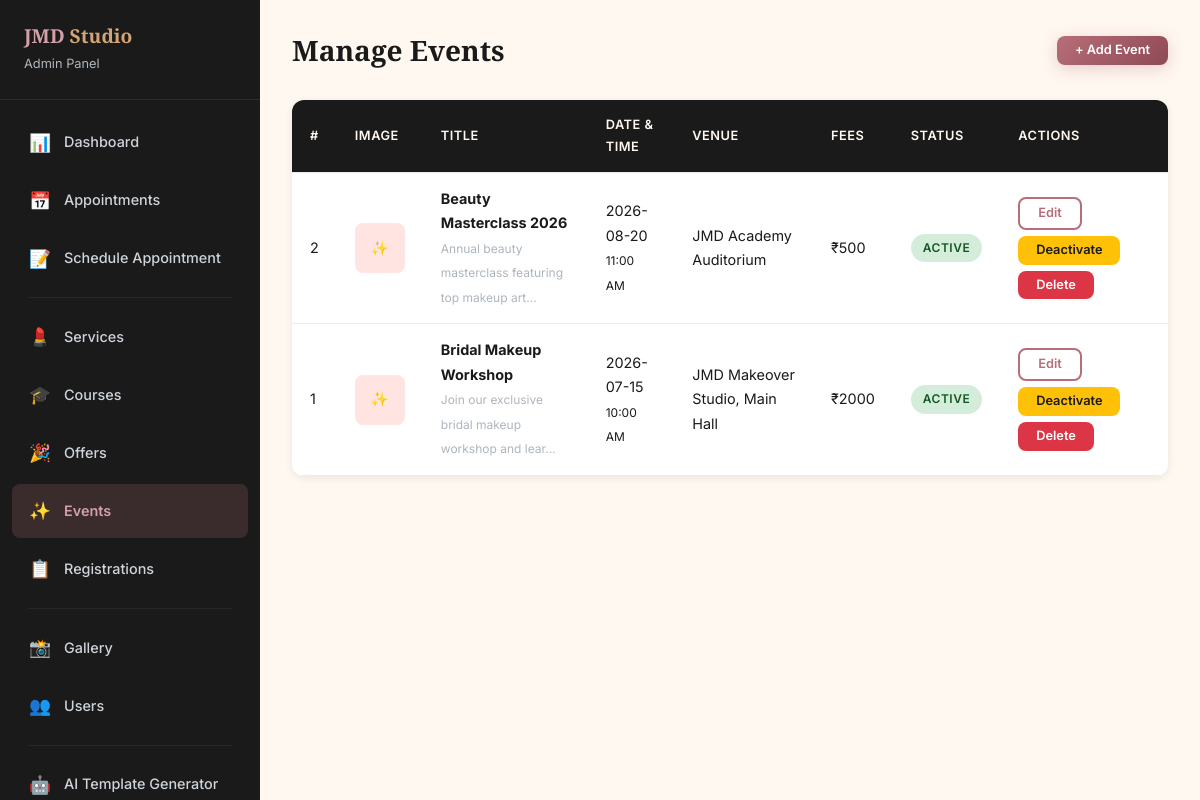
The app's page /manage-events (signed in) with its own data.
### tables this page shows
CREATE TABLE events (
    id INTEGER PRIMARY KEY AUTOINCREMENT,
    title TEXT NOT NULL,
    description TEXT,
    event_date TEXT,
    event_time TEXT,
    venue TEXT,
    fees REAL DEFAULT 0,
    image TEXT,
    is_active INTEGER DEFAULT 1,
    created_at TIMESTAMP DEFAULT CURRENT_TIMESTAMP
);

### app.py (the view, shortened to what this page needs)
@app.route('/manage-events', methods=['GET', 'POST'])
@admin_required
def manage_events():
    db = get_db()
    all_events = db.execute('SELECT * FROM events ORDER BY event_date DESC').fetchall()
    return render_template('manage_events.html', events=all_events)

### app.py (called while the page is built)
def get_db():
    if 'db' not in g:
        g.db = sqlite3.connect(DB_NAME)
        g.db.row_factory = sqlite3.Row
    return g.db

def admin_required(f):
    @wraps(f)
    def decorated(*args, **kwargs):
        if 'admin_id' not in session:
            flash('Admin login required.', 'warning')
            return redirect(url_for('admin_login'))
        return f(*args, **kwargs)
    return decorated

def get_settings():
    db = get_db()
    rows = db.execute('SELECT key, value FROM site_settings').fetchall()
    return {row['key']: row['value'] for row in rows}

@app.context_processor
def inject_user():
    user = None
    unread_count = 0
    if 'user_id' in session:
        db = get_db()
        user = db.execute('SELECT * FROM users WHERE id = ?', (session['user_id'],)).fetchone()
        unread_count = db.execute('SELECT COUNT(*) FROM notifications WHERE user_id = ? AND is_read = 0',
                                  (session['user_id'],)).fetchone()[0]
    settings = get_settings()
    return dict(current_user=user, unread_count=unread_count, site=settings)

### templates/manage_events.html (shortened to what this page needs)
{% extends 'admin_base.html' %}
{% block admin_content %}
<div class="admin-header">
    <h1>Manage Events</h1>
    <button class="btn btn-primary btn-sm" data-modal="add-event-modal">+ Add Event</button>
</div>
{% if events %}
<div class="table-responsive">
    <table class="data-table">
        <thead>
            <tr>
                <th>#</th>
                <th>Image</th>
                <th>Title</th>
                <th>Date & Time</th>
                <th>Venue</th>
                <th>Fees</th>
                <th>Status</th>
                <th>Actions</th>
            </tr>
        </thead>
        <tbody>
            {% for event in events %}
            <tr>
                <td>{{ event.id }}</td>
                <td>
                    {% if event.image %}
                    <img src="{{ url_for('static', filename='uploads/' + event.image) }}" alt="{{ event.title }}" style="width:50px;height:50px;object-fit:cover;border-radius:8px;">
                    {% else %}
                    <div style="width:50px;height:50px;background:var(--soft-pink);border-radius:8px;display:flex;align-items:center;justify-content:center;">✨</div>
                    {% endif %}
                </td>
                <td>
                    <strong>{{ event.title }}</strong>
                    <br><small style="color:var(--gray-500);">{{ event.description[:50] }}{% if event.description and event.description|length > 50 %}...{% endif %}</small>
                </td>
                <td>{{ event.event_date }}<br><small>{{ event.event_time }}</small></td>
                <td>{{ event.venue }}</td>
                <td>{% if event.fees > 0 %}₹{{ "%.0f"|format(event.fees) }}{% else %}<span style="color:var(--success);">FREE</span>{% endif %}</td>
                <td>
                    <span class="badge {% if event.is_active %}badge-approved{% else %}badge-rejected{% endif %}">
                        {{ 'Active' if event.is_active else 'Inactive' }}
                    </span>
                </td>
                <td>
                    <div class="actions">
                        <button class="btn btn-outline btn-sm" data-modal="edit-event-{{ event.id }}">Edit</button>
                        <form action="{{ url_for('manage_events') }}" method="POST" style="display:inline;">
                            <button type="submit" class="btn btn-warning btn-sm">{{ 'Deactivate' if event.is_active else 'Activate' }}</button>
                        </form>
                        <form action="{{ url_for('manage_events') }}" method="POST" style="display:inline;">
                            <button type="submit" class="btn btn-danger btn-sm btn-delete-confirm">Delete</button>
                        </form>
                    </div>
                </td>
            </tr>
            {% endfor %}
        </tbody>
    </table>
</div>
{% else %}
<div class="empty-state bg-white rounded shadow p-4">
    <div class="empty-icon">✨</div>
    <p>No events yet. Create your first event!</p>
</div>
{% endif %}
{% endblock %}

### static/css/style.css (style rules this page uses)
:root { --rose-gold: #B76E79; --rose-gold-light: #D4A0A7; --rose-gold-dark: #8E4A55; --black: #1a1a1a; --black-light: #2d2d2d; --cream: #FFF8F0; --cream-dark: #F5EDE3; --soft-pink: #FFE4E1; --soft-pink-dark: #F5C6C0; --gold: #D4A574; --gold-light: #E8C9A8; --white: #FFFFFF; --gray-100: #F8F9FA; --gray-200: #E9ECEF; --gray-300: #DEE2E6; --gray-400: #CED4DA; --gray-500: #ADB5BD; --gray-600: #6C757D; --gray-700: #495057; --gray-800: #343A40; --success: #28A745; --warning: #FFC107; --error: #DC3545; --info: #17A2B8; --font-heading: 'Playfair Display', Georgia, serif; --font-body: 'Inter', -apple-system, BlinkMacSystemFont, sans-serif; --shadow-sm: 0 2px 8px rgba(0,0,0,0.08); --shadow-md: 0 4px 16px rgba(0,0,0,0.12); --shadow-lg: 0 8px 32px rgba(0,0,0,0.16); --shadow-xl: 0 16px 48px rgba(0,0,0,0.20); --radius-sm: 8px; --radius-md: 12px; --radius-lg: 20px; --radius-xl: 28px; --transition: all 0.3s cubic-bezier(0.4, 0, 0.2, 1); }
*, *::before, *::after { margin: 0; padding: 0; box-sizing: border-box; }
html { scroll-behavior: smooth; }
body { font-family: var(--font-body); font-size: 16px; line-height: 1.7; color: var(--black); background-color: var(--cream); overflow-x: hidden; }
h1, h2, h3, h4, h5, h6 { font-family: var(--font-heading); font-weight: 600; line-height: 1.3; color: var(--black); }
h1 { font-size: 3rem; }
.btn { display: inline-flex; align-items: center; justify-content: center; gap: 8px; padding: 14px 32px; border: none; border-radius: var(--radius-xl); font-family: var(--font-body); font-size: 0.95rem; font-weight: 600; cursor: pointer; transition: var(--transition); text-decoration: none; line-height: 1; }
.btn-primary { background: linear-gradient(135deg, var(--rose-gold), var(--rose-gold-dark)); color: var(--white); box-shadow: 0 4px 16px rgba(183, 110, 121, 0.3); }
.btn-outline { background: transparent; color: var(--rose-gold); border: 2px solid var(--rose-gold); }
.btn-danger { background: var(--error); color: var(--white); }
.btn-warning { background: var(--warning); color: var(--black); }
.btn-sm { padding: 8px 18px; font-size: 0.8rem; border-radius: var(--radius-sm); }
.badge { display: inline-block; padding: 4px 12px; border-radius: var(--radius-xl); font-size: 0.75rem; font-weight: 600; text-transform: uppercase; letter-spacing: 0.5px; }
.badge-approved { background: #D4EDDA; color: #155724; }
.table-responsive { overflow-x: auto; border-radius: var(--radius-md); box-shadow: var(--shadow-sm); }
.data-table { width: 100%; border-collapse: collapse; background: var(--white); }
.data-table th, .data-table td { padding: 14px 18px; text-align: left; font-size: 0.9rem; border-bottom: 1px solid var(--gray-200); }
.data-table th { background: var(--black); color: var(--cream); font-weight: 600; font-size: 0.8rem; text-transform: uppercase; letter-spacing: 0.5px; }
.data-table .actions { display: flex; gap: 6px; flex-wrap: wrap; }
.admin-header { display: flex; align-items: center; justify-content: space-between; margin-bottom: 32px; }
.admin-header h1 { font-size: 1.75rem; }

### records on screen
events: id "2", title "Beauty Masterclass 2026", description "Annual beauty masterclass featuring top makeup art", event_date "2026-08-20", event_time "11:00 AM", venue "JMD Academy Auditorium", fees "500", is_active "ACTIVE", is_active "Deactivate"
events: id "1", title "Bridal Makeup Workshop", description "Join our exclusive bridal makeup workshop and lear", event_date "2026-07-15", event_time "10:00 AM", venue "JMD Makeover Studio, Main Hall", fees "2000", is_active "ACTIVE", is_active "Deactivate"
